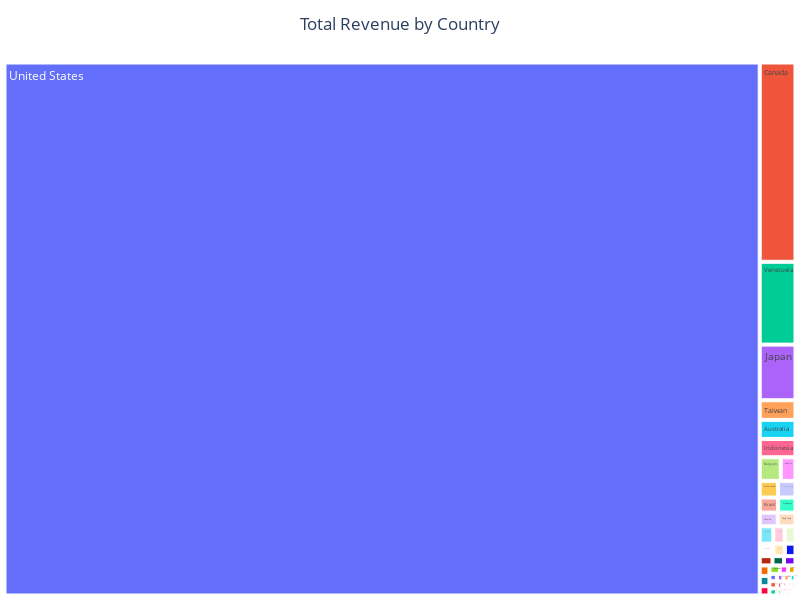

Notebook code cell kept with this figure:
### Code cell
fig = px.treemap(data, path=['country'], values='transactionRevenue',
                  color_continuous_midpoint=np.average(data['transactionRevenue'], weights=data['transactionRevenue']))

fig.update_layout(
                  height=600, width=800, margin={"t":40,"b":0,"l":0, "r":0, "pad":0},

                  title={
                        'text': "Total Revenue by Country",
                        'y':0.97,
                        'x':0.5,
                        'xanchor': 'center',
                        'yanchor': 'top'},
                )
fig.show()

### Figure 1 — Plotly figure (JSON) as saved in the notebook; plotly's stock layout.template omitted (floating-point values rounded to 4 significant figures; data arrays with more than 128 entries replaced by an {"elided": "..."} marker saying what was removed)
{"data": [{"branchvalues": "total", "domain": {"x": [0, 1], "y": [0, 1]}, "hovertemplate": "labels=%{label}<br>transactionRevenue=%{value}<br>parent=%{parent}<br>id=%{id}<extra></extra>", "ids": {"elided": "213 str values"}, "labels": {"elided": "213 str values"}, "name": "", "parents": {"elided": "213 str values"}, "type": "treemap", "values": {"elided": "213 float values"}}], "layout": {"height": 600, "legend": {"tracegroupgap": 0}, "margin": {"b": 0, "l": 0, "pad": 0, "r": 0, "t": 40}, "title": {"text": "Total Revenue by Country", "x": 0.5, "xanchor": "center", "y": 0.97, "yanchor": "top"}, "width": 800}}
